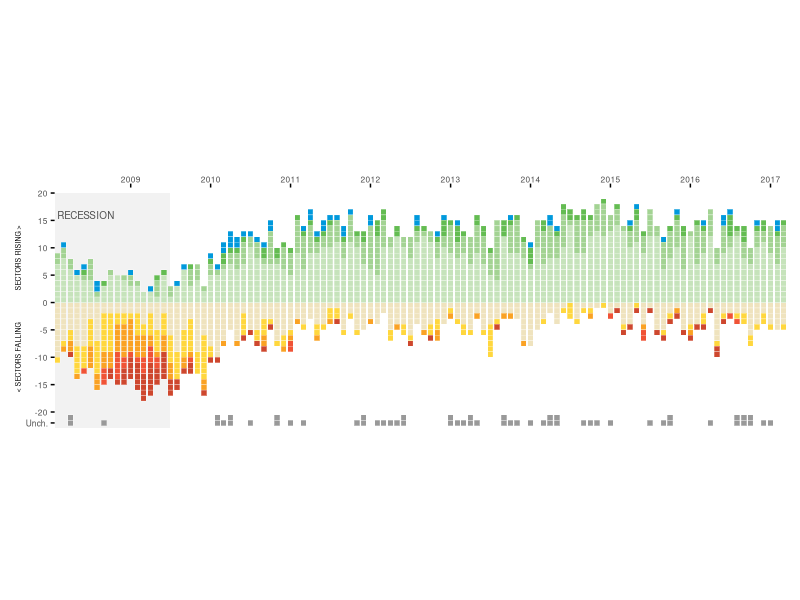
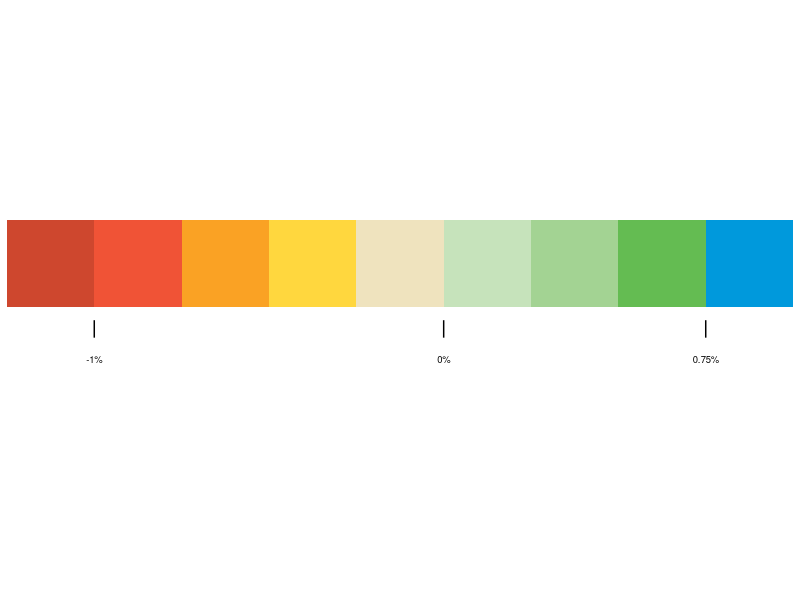
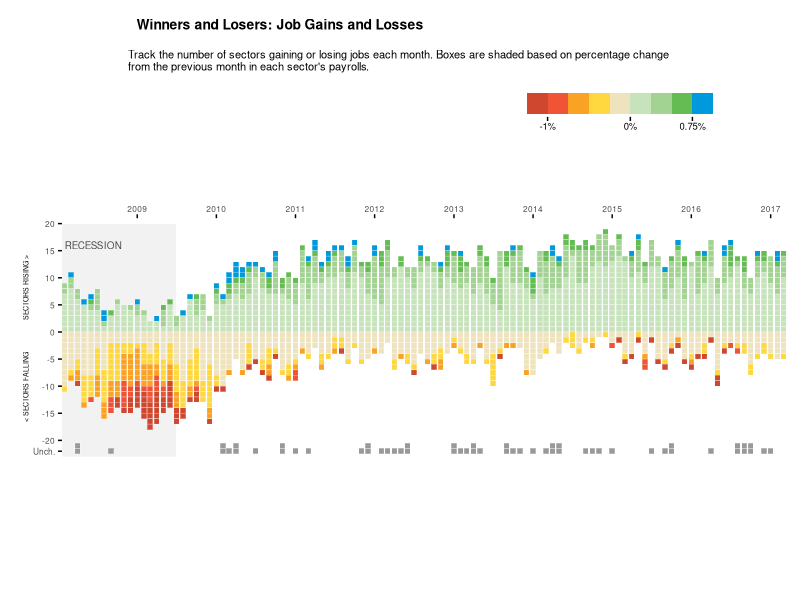
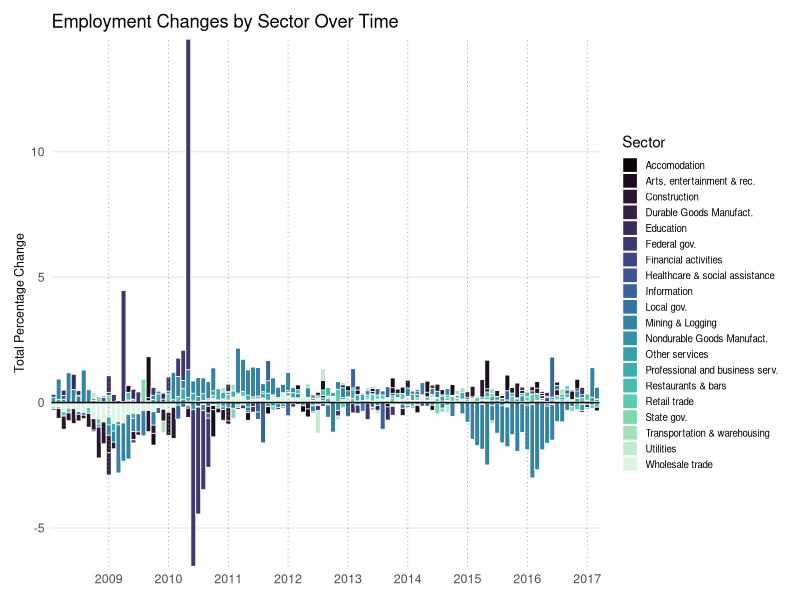
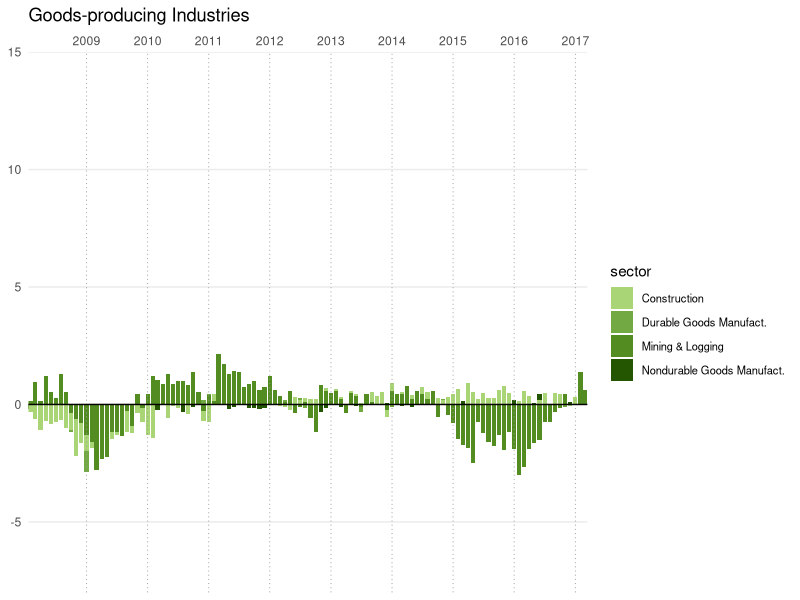
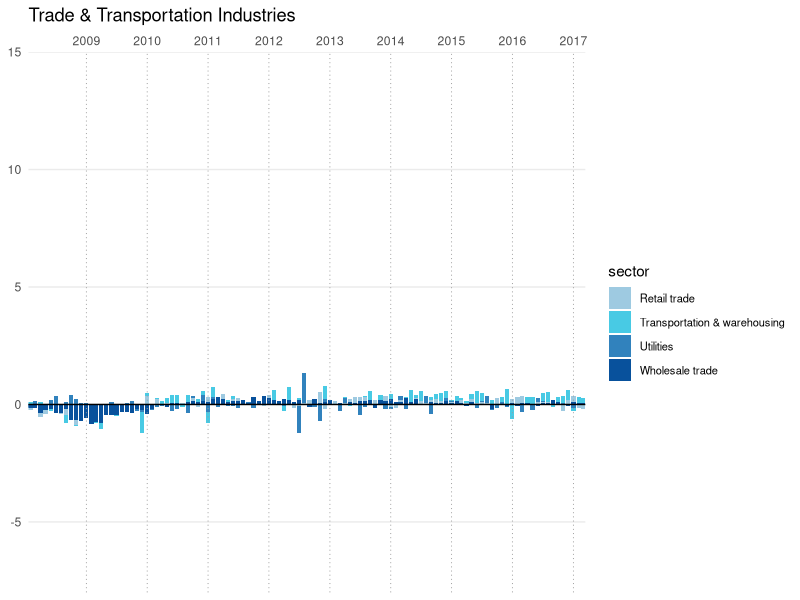
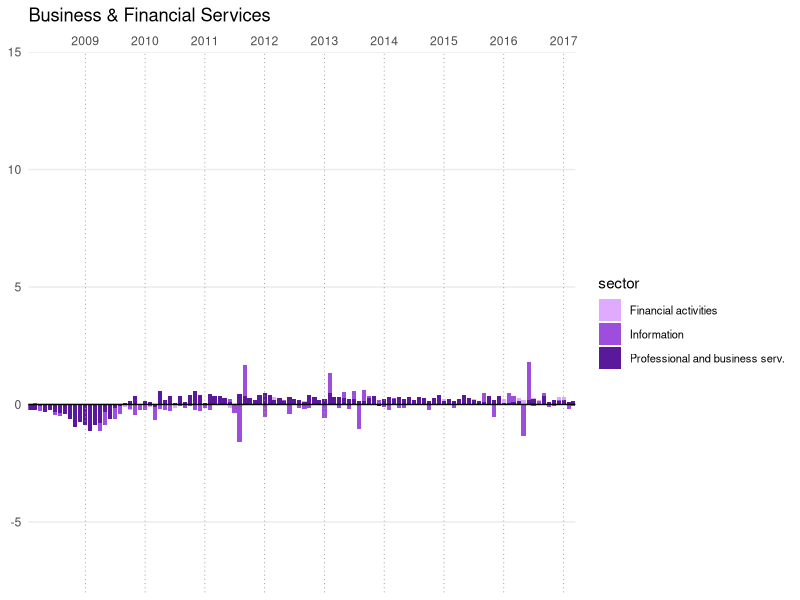
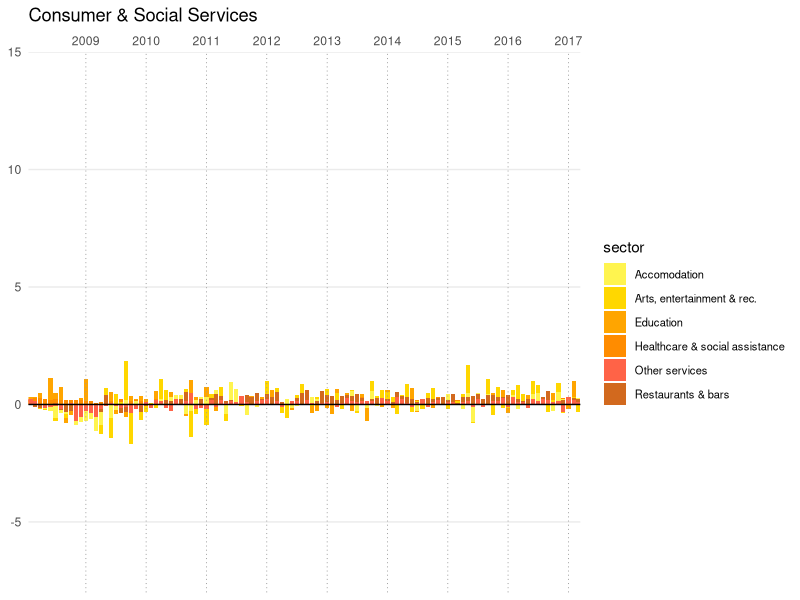

Generate these figures, in order, with R:
## ---- chunk 1
library(tidyverse)
library(cowplot)
library(colorspace)
library(patchwork)
## ---- chunk 2
payrol_unemployment <- read.csv(file = "./monthly.csv")
## ---- chunk 3
new_payrol_unemployement <- 
  payrol_unemployment |> 
  rename(date = "observation_date",
         transportation_and_warehousing = "CES4300000001",
         utilities = "CES4422000001",
         education = "CES6561000001",
         health_care_and_social_assistance = "CES6562000001",
         arts_entertainment_and_rec = "CES7071000001",
         accommodation = "CES7072100001",
         restaurants_and_bars = "CES7072200001",
         federal_government = "CES9091000001",
         state_government = "CES9092000001",
         local_government = "CES9093000001",
         durable_goods_manufacturing = "DMANEMP",
         nondurable_goods_manufacturing = "NDMANEMP",
         construction = "USCONS",
         financial_activities = "USFIRE",
         information = "USINFO",
         mining_and_logging = "USMINE",
         professional_and_business_services = "USPBS",
         other_services = "USSERV",
         retail_trade = "USTRADE",
         wholesale_trade = "USWTRADE"
         ) |> 
  mutate(date = as.Date(date, format = "%Y-%m-%d"))
## ---- chunk 4
percentage_payroles <- new_payrol_unemployement |> 
  arrange(date) |> 
  mutate(across(
    c(transportation_and_warehousing, 
      utilities,
      education,
      health_care_and_social_assistance,
      arts_entertainment_and_rec,
      accommodation,
      restaurants_and_bars,
      federal_government,
      state_government,
      local_government,
      durable_goods_manufacturing,
      nondurable_goods_manufacturing,
      construction,
      financial_activities,
      information,
      mining_and_logging,
      professional_and_business_services,
      other_services,
      retail_trade,
      wholesale_trade),
    ~ (. - lag(.)) / lag(.) * 100
  ))
## ---- chunk 5
plot_data <- percentage_payroles |> 
  pivot_longer(
    cols = -date,
    names_to = "sector",
    values_to = "percentage_change"
  ) |> 
  filter(date >= "2008-02-01" & date <= "2017-03-01") |> 
  filter(percentage_change <= -0.01 | percentage_change >= 0.01)
## ---- chunk 6
data_zero <- percentage_payroles |> 
  pivot_longer(
    cols = -date,
    names_to = "sector",
    values_to = "percentage_change"
  ) |> 
  filter(date >= "2008-02-01" & date <= "2017-03-01") |> 
  filter(percentage_change > -0.01 & percentage_change < 0.01)
## ---- chunk 7
stacked_data <- plot_data |> 
  group_by(date) |>  
  arrange(date, desc(percentage_change)) |> 
  mutate(is_positive = percentage_change > 0) |> 
  group_by(date, is_positive) |> 
    mutate(order = ifelse(is_positive,
                          rev(row_number()) - 0.5,
                          -row_number() + 0.5)
    ) |> 
  ungroup() |> 
  mutate(pc_bin = cut(   #create intervals with breaks saved in pc_bin
    percentage_change,
    breaks = c(-Inf, -1, -0.75, -0.5, -0.25, 0, 0.25, 0.5, 0.75, Inf),
    include.lowest = TRUE,
    labels = c("(-Inf,-1]", "(-1,-0.75]", "(-0.75,-0.5]", 
               "(-0.5,-0.25]", "(-0.25,0]", "(0,0.25]", 
               "(0.25,0.5]", "(0.5,0.75]", "(0.75,Inf]")
  ))
## ---- chunk 8
zero_stacked <- data_zero |> 
  group_by(date) |> 
  arrange(date, percentage_change) |> 
  mutate(stacked_position = row_number()) |> 
  ungroup()
## ---- chunk 9
combined_data <- bind_rows(
  stacked_data |> 
    mutate(category = "main") |> 
    select(date, order, pc_bin, category),
  
  zero_stacked |> 
    mutate(
      category = "unch",
      pc_bin = "unchanged"
    ) |> 
    mutate(order = -22 + (stacked_position - 1)) |>   # Separate mutate after
    select(date, order, pc_bin, category))
## ---- chunk 10
p1 <- ggplot(combined_data, aes(x = date, y = order)) +
  annotate("rect", 
           xmin = as.Date(-Inf), 
           xmax = as.Date("2009-06-30"), 
           ymin = -Inf, 
           ymax = 20, 
           fill = "grey90", 
           alpha = 0.5) +
  annotate("text",
           x = as.Date("2008-02-01"),
           y = 16,
           label = "RECESSION",
           hjust = 0,
           vjust = 0.5,
           size = 2.5,
           color = "grey30") +
  
  geom_tile(data = subset(combined_data, 
                          category == "main"),
            aes(fill = pc_bin),
            width = 25, 
            height = 1, 
            colour = "white", 
            linewidth = 0.1) +
  
  geom_tile(data = subset(combined_data, 
                          category == "unch"),
            width = 25, 
            height = 1, 
            fill = "#999999", 
            colour = "white", 
            linewidth = 0.1) +
  
  scale_fill_manual(values = c(
    "(-Inf,-1]" = "#ce472e",
    "(-1,-0.75]" = "#f05336",
    "(-0.75,-0.5]" = "#faa224",
    "(-0.5,-0.25]" = "#ffd73e",
    "(-0.25,0]" = "#efe3be",
    "(0,0.25]" = "#c6e3bb",
    "(0.25,0.5]" = "#a3d393",
    "(0.5,0.75]" = "#64bc52",
    "(0.75,Inf]" = "#0099dc"
  )) +
  scale_x_date(date_breaks = "1 year", date_labels = "%Y", position = "top", expand = c(0, 0)) +
  scale_y_continuous(breaks = c(20, 15, 10, 5, 0, -5, -10, -15, -20, -22),
                     labels = c("20", "15", "10", "5", "0", "-5", "-10", "-15", "-20", "Unch."),
                     limits = c(-23, 21),
                     expand = c(0, 0)) +
  coord_fixed(ratio = 25) +
  theme_minimal() +
  theme(
    axis.text.x.top = element_text(size = 6, angle = 0, hjust = 0.5, vjust = -1),
    axis.text.y = element_text(size = 6, hjust = 1, vjust = 0.5),
    axis.title.y = element_text(size = 5, angle = 90, vjust = 0.5),
    
    axis.ticks.x.top = element_line(color = "black", linewidth = 0.5),
    axis.ticks.length.x.top = unit(0.1, "cm"),
    
    axis.ticks.y = element_line(color = "black", linewidth = 0.5),
    axis.ticks.length.y = unit(0.1, "cm"),
    
    panel.grid.major = element_blank(),
    panel.grid.minor = element_blank(),
    
    panel.background = element_rect(fill = "white", color = NA),
    plot.background = element_rect(fill = "white", color = NA),
    
    plot.margin = margin(10, 10, 10, 10),
    legend.position = "none"
  ) +
  labs(x = NULL,
       y = "< SECTORS FALLING                SECTORS RISING > ",
       fill = NULL)
p1
## ---- chunk 11
legend_data <- data.frame(
  x = 1:9,
  y = 1,
  color_bin = c("(-Inf,-1]", "(-1,-0.75]", "(-0.75,-0.5]", "(-0.5,-0.25]", 
                "(-0.25,0]", "(0,0.25]", "(0.25,0.5]", "(0.5,0.75]", "(0.75,Inf]")
)
## ---- chunk 12
p2 <- ggplot(legend_data, aes(x = x, y = y, fill = color_bin)) +
  geom_tile(width = 1, height = 1, color = NA) +
  scale_fill_manual(values = c(
    "(-Inf,-1]" = "#ce472e",
    "(-1,-0.75]" = "#f05336",
    "(-0.75,-0.5]" = "#faa224",
    "(-0.5,-0.25]" = "#ffd73e",
    "(-0.25,0]" = "#efe3be",
    "(0,0.25]" = "#c6e3bb",
    "(0.25,0.5]" = "#a3d393",
    "(0.5,0.75]" = "#64bc52",
    "(0.75,Inf]" = "#0099dc"
  )) +
  annotate("segment", x= 1.5, xend = 1.5, y = 0.35, yend = 0.15, 
           color = "black", linewidth = 0.5) +
  annotate("segment", x = 5.5, xend = 5.5, y = 0.35, yend = 0.15, 
           color = "black", linewidth = 0.5) +
  annotate("segment", x = 8.5, xend = 8.5, y = 0.35, yend = 0.15, 
           color = "black", linewidth = 0.5) +  
  
  annotate("text", x = 1.5, y = -0.1, label = "-1%", size = 2.4) +
  annotate("text", x = 5.5, y = -0.1, label = "0%", size = 2.4) +
  annotate("text", x = 8.5, y = -0.1, label = "0.75%", size = 2.4) +
  
  scale_x_continuous(expand = c(0, 0)) +
  scale_y_continuous(expand = c(0, 0)) +
  coord_fixed(ratio = 1, clip = "off") +
  theme_void() +
  theme(
    legend.position = "none",
    plot.margin = margin(5, 5, 20, 5)
  )

p2
## ---- chunk 13
ggdraw() +
  draw_plot(p1, x = 0.01, y = 0, width = 0.99, height = 0.90) +
  draw_plot(p2, x = 0.65, y = 0.70, width = 0.25, height = 0.20) +
  draw_label("Winners and Losers: Job Gains and Losses", x = 0.35, y = 0.96, size = 10, fontface = "bold", hjust = 0.5) +
  draw_label("Track the number of sectors gaining or losing jobs each month. Boxes are shaded based on percentage change\nfrom the previous month in each sector's payrolls.", x = 0.16, y = 0.90, size = 8, hjust = 0)
## ---- chunk 14
bar_plot_new <- percentage_payroles |> 
  pivot_longer(
    cols = -date,
    names_to = "sector",
    values_to = "percentage_change"
  ) |> 
  filter(date >= "2008-02-01" & date <= "2017-03-01") 

## ---- chunk 15
names_sectors <- c(
  "construction" = "Construction",
  "durable_goods_manufacturing" = "Durable Goods Manufact.",
  "mining_and_logging" = "Mining & Logging",
  "nondurable_goods_manufacturing" = "Nondurable Goods Manufact.",
  
  "wholesale_trade" = "Wholesale trade",
  "retail_trade" = "Retail trade", 
  "transportation_and_warehousing" = "Transportation & warehousing",
  "utilities" = "Utilities",
  
  "information" = "Information",
  "financial_activities" = "Financial activities",
  "professional_and_business_services" = "Professional and business serv.",
  
  "education" = "Education",
  "health_care_and_social_assistance" = "Healthcare & social assistance",
  "accommodation" = "Accomodation",
  "restaurants_and_bars" = "Restaurants & bars",
  "arts_entertainment_and_rec" = "Arts, entertainment & rec.",
  "other_services" = "Other services",
  
  "federal_government" = "Federal gov.", 
  "state_government" = "State gov.", 
  "local_government" = "Local gov."
)
## ---- chunk 16
p3 <- ggplot(bar_plot_new, aes(x = date, y = percentage_change, fill = sector)) +
  geom_col(position = "identity", width = 30, color = "white", linewidth = 0.3) +
  geom_vline(xintercept = as.numeric(as.Date(paste0(2009:2017, "-01-01"))), 
           color = "grey60", linewidth = 0.3, linetype = "dotted") +
  geom_hline(yintercept = 0, color = "black", linewidth = 0.5) +
  scale_x_date(date_breaks = "1 year", date_labels = "%Y", expand = c(0, 0)) +
  scale_y_continuous(breaks = seq(-15, 15, by = 5),
                     expand = c(0, 0)) +
  scale_fill_viridis_d(option = "mako",
                       labels = names_sectors) +
  theme_minimal() +
  theme(
    axis.text.x = element_text(size = 9, angle = 0, hjust = 0.5),
    axis.title.y = element_text(size = 9),
    
    panel.grid.major.x = element_blank(),
    panel.grid.minor = element_blank(),
    
    panel.background = element_rect(fill = "white", color = NA),
    plot.background = element_rect(fill = "white", color = NA),
    
    plot.margin = margin(10, 10, 10, 10),
    legend.position = "right",
    legend.text = element_text(size = 7),
    legend.key.size = unit(0.4, "cm")
  ) +
  labs(x = NULL,
       y = "Total Percentage Change",
       fill = "Sector",
       title = "Employment Changes by Sector Over Time"
       )
p3  
## ---- chunk 17
sector_colors <- c(
  # Goods-producing (GREEN  shades)
  "construction" = "#aad576",                     
  "durable_goods_manufacturing" = "#73a942", 
  "mining_and_logging" = "#538d22",
  "nondurable_goods_manufacturing" = "#245501",

  # Trade & Transportation (BLUE shades)
  "retail_trade" = "#9ECAE1",
  "transportation_and_warehousing" = "#48cae4",
  "utilities" = "#3182BD",
  "wholesale_trade" = "#08519C",
  
  # Business & Financial Services (PURPLE shades)
  "financial_activities"= "#e0aaff",
  "information" = "#9d4edd",
  "professional_and_business_services" = "#5a189a",
  
  # Consumer & Social Services (ORANGE shades)
  "accommodation" = "#FFF44F",
  "arts_entertainment_and_rec" = "#FFD700",
  "education" = "#FFA500",
  "health_care_and_social_assistance" = "#FF8C00",
  "other_services" = "#FF6347",
  "restaurants_and_bars" = "#D2691E",
  
  # Government (RED shades)
  "federal_government" =  "#c75146",               
   "local_government"= "#e01e37",                 
  "state_government" =  "#8B0000"                 
)
## ---- chunk 18
goods_plot <- bar_plot_new|> 
  filter(sector %in% c("mining_and_logging", "construction", 
                        "durable_goods_manufacturing", "nondurable_goods_manufacturing")
         )|> 
  ggplot(aes(x = date, y = percentage_change, fill = sector)) +
  geom_col(position = "identity", width = 25) +
  geom_vline(xintercept = as.numeric(as.Date(paste0(2009:2017, "-01-01"))), 
           color = "grey60", linewidth = 0.3, linetype = "dotted") +
  geom_hline(yintercept = 0, color = "black", linewidth = 0.5) +
  scale_x_date(date_breaks = "1 year", date_labels = "%Y", expand = c(0, 0), position = "top") +
  scale_y_continuous(expand = c(0, 0),
                     limits = c(-8, 15)) +
  scale_fill_manual(values = sector_colors,
                    labels= names_sectors) +
  theme_minimal() +
  theme(
    panel.grid.major.x = element_blank(),
    panel.grid.minor = element_blank(),
    
    panel.background = element_rect(fill = "white", color = NA),
    plot.background = element_rect(fill = "white", color = NA),
  ) +
  labs(title = "Goods-producing Industries", x = NULL, y = NULL) +
  theme(legend.position = "right", legend.text = element_text(size = 8))

goods_plot
## ---- chunk 19
trade_trans_plot <- bar_plot_new|> 
  filter(sector %in% c("wholesale_trade", "retail_trade", "transportation_and_warehousing", "utilities")
         )|> 
  ggplot(aes(x = date, y = percentage_change, fill = sector)) +
  geom_col(position = "identity", width = 25) +
  geom_vline(xintercept = as.numeric(as.Date(paste0(2009:2017, "-01-01"))), 
           color = "grey60", linewidth = 0.3, linetype = "dotted") +
  geom_hline(yintercept = 0, color = "black", linewidth = 0.5) +
  scale_x_date(date_breaks = "1 year", date_labels = "%Y", expand = c(0, 0), position = "top") +
  scale_y_continuous(expand = c(0, 0),
                      limits = c(-8, 15)) +
  scale_fill_manual(values = sector_colors,
                    labels = names_sectors) +
  theme_minimal() +
  theme(
    panel.grid.major.x = element_blank(),
    panel.grid.minor = element_blank(),
    
    panel.background = element_rect(fill = "white", color = NA),
    plot.background = element_rect(fill = "white", color = NA),
  ) +
  labs(title = "Trade & Transportation Industries", x = NULL, y = NULL) +
  theme(legend.position = "right", legend.text = element_text(size = 8))

trade_trans_plot
## ---- chunk 20
business_finan_plot <- bar_plot_new|> 
  filter(sector %in% c("information", "financial_activities", "professional_and_business_services")
         )|> 
  ggplot(aes(x = date, y = percentage_change, fill = sector)) +
  geom_col(position = "identity", width = 25) +
  geom_vline(xintercept = as.numeric(as.Date(paste0(2009:2017, "-01-01"))), 
           color = "grey60", linewidth = 0.3, linetype = "dotted") +
  geom_hline(yintercept = 0, color = "black", linewidth = 0.5) +
  scale_x_date(date_breaks = "1 year", date_labels = "%Y", expand = c(0, 0), position = "top") +
  scale_y_continuous(expand = c(0, 0),
                      limits = c(-8, 15)) +
  scale_fill_manual(values = sector_colors,
                    labels = names_sectors)  +
  theme_minimal() +
  theme(
    panel.grid.major.x = element_blank(),
    panel.grid.minor = element_blank(),
    
    panel.background = element_rect(fill = "white", color = NA),
    plot.background = element_rect(fill = "white", color = NA),
  ) +
  labs(title = "Business & Financial Services", x = NULL, y = NULL) +
  theme(legend.position = "right", legend.text = element_text(size = 8))

business_finan_plot
## ---- chunk 21
consum_social_plot <- bar_plot_new|> 
  filter(sector %in% c("education", "health_care_and_social_assistance", "accommodation",
                       "restaurants_and_bars", "arts_entertainment_and_rec", "other_services")
         )|> 
  ggplot(aes(x = date, y = percentage_change, fill = sector)) +
  geom_col(position = "identity", width = 25) +
  geom_vline(xintercept = as.numeric(as.Date(paste0(2009:2017, "-01-01"))), 
           color = "grey60", linewidth = 0.3, linetype = "dotted") +
  geom_hline(yintercept = 0, color = "black", linewidth = 0.5) +
  scale_x_date(date_breaks = "1 year", date_labels = "%Y", expand = c(0, 0), position = "top") +
  scale_y_continuous(expand = c(0, 0),
                      limits = c(-8, 15)) +
  scale_fill_manual(values = sector_colors,
                    labels = names_sectors) +
  theme_minimal() +
  theme(
    panel.grid.major.x = element_blank(),
    panel.grid.minor = element_blank(),
    
    panel.background = element_rect(fill = "white", color = NA),
    plot.background = element_rect(fill = "white", color = NA),
  ) +
  labs(title = "Consumer & Social Services", x = NULL, y = NULL) +
  theme(legend.position = "right", legend.text = element_text(size = 8))

consum_social_plot
## ---- chunk 22
gov_plot <- bar_plot_new|> 
  filter(sector %in% c("federal_government", "state_government", "local_government")
         )|> 
  ggplot(aes(x = date, y = percentage_change, fill = sector)) +
  geom_col(position = "identity", width = 25) +
  geom_vline(xintercept = as.numeric(as.Date(paste0(2009:2017, "-01-01"))), 
           color = "grey60", linewidth = 0.3, linetype = "dotted") +
  geom_hline(yintercept = 0, color = "black", linewidth = 0.5) +
  scale_x_date(date_breaks = "1 year", date_labels = "%Y", expand = c(0, 0), position = "top") +
  scale_y_continuous(expand = c(0, 0),
                     limits = c(-8, 15)) +
  scale_fill_manual(values = sector_colors,
                    labels = names_sectors) +
  theme_minimal() +
  theme(
    panel.grid.major.x = element_blank(),
    panel.grid.minor = element_blank(),
    
    panel.background = element_rect(fill = "white", color = NA),
    plot.background = element_rect(fill = "white", color = NA),
  ) +
  labs(title = "Government", x = NULL, y = NULL) +
  theme(legend.position = "right", legend.text = element_text(size = 8))

gov_plot
## ---- chunk 23

layout <-
  p3 /
  (gov_plot | goods_plot) /
  (consum_social_plot | business_finan_plot) /
  (trade_trans_plot | plot_spacer()) +
  plot_layout(heights = c(1.5, 1, 1, 1))

layout
